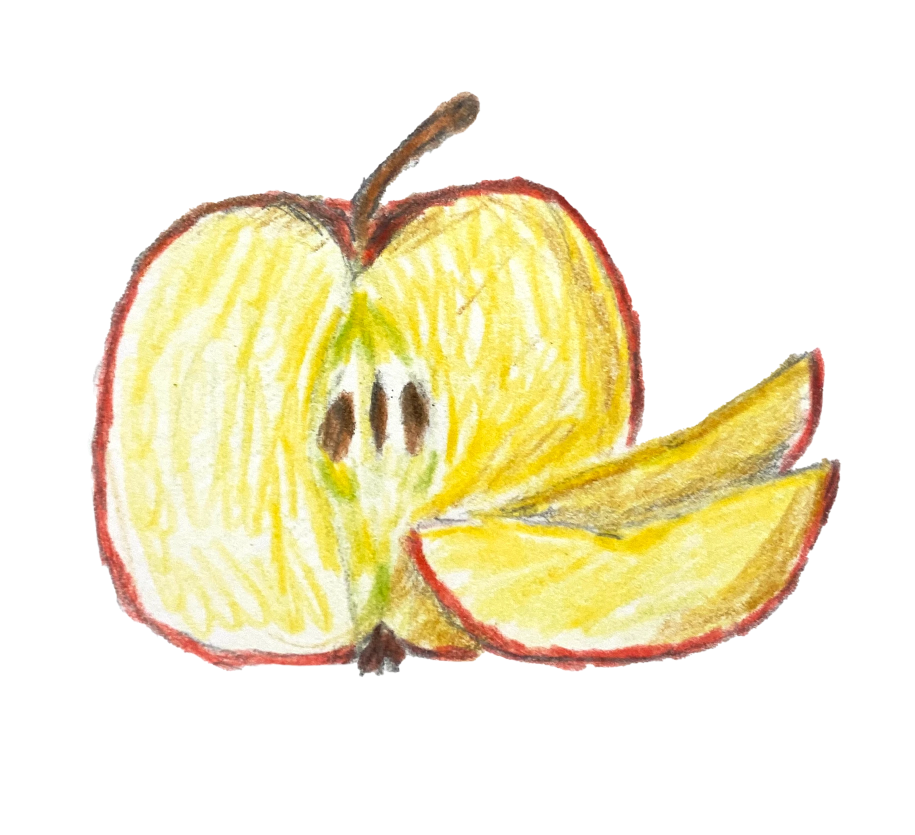
#> input picture art/foods/apple.webp, 1829 x 1670 px (shown at 1/2 size); its folder holds only this picture in this run
$ python build_foods.py
#> lines starting #> are read from the running program, lines starting #| are printed output that depends on the picture; after the words box and inside, x2 and y2 are one past the last pixel; in counts of white or black regions, pixels touching at a corner belong together
#!/usr/bin/env python3
"""Turn the hand-drawn snacks in art/foods/ into game sprites.

For every drawing (PNG or WebP with a transparent background) this script:
  1. crops it to the visible pixels and puts it in the middle of a square
     512 x 512 canvas (4 % empty border), so turning it looks right;
  2. saves it as sprites/food_<name>.webp;
  3. measures its visible shape, the same way the game measures Hrozna:
     - area:  part of the square that is visible
     - ext:   longest side of the visible box (part of the square)
     - cx,cy: middle of the visible pixels (the snack turns around this point)
     - pts:   an 18 x 18 grid of points on the visible pixels, used for collisions
  4. writes all of it to sprites/foods.js (loaded by index.html).

Run it again after you add or change a drawing:  python3 tools/build_foods.py
"""
import json, pathlib
import numpy as np
from PIL import Image

ROOT = pathlib.Path(__file__).resolve().parent.parent
SRC, OUT = ROOT / 'art' / 'foods', ROOT / 'sprites'
S, PAD, G = 512, 0.04, 18

meta = {}
for f in sorted(list(SRC.glob('*.png')) + list(SRC.glob('*.webp'))):
    im = Image.open(f).convert('RGBA')
#> im is the input picture: PIL image 1829x1670 RGBA; mean R, G, B, A 88.7, 81.3, 52.2, 96.2
    box = im.getchannel('A').point(lambda v: 255 if v > 8 else 0).getbbox()
#> box = (174, 182, 1683, 1355)
    im = im.crop(box)
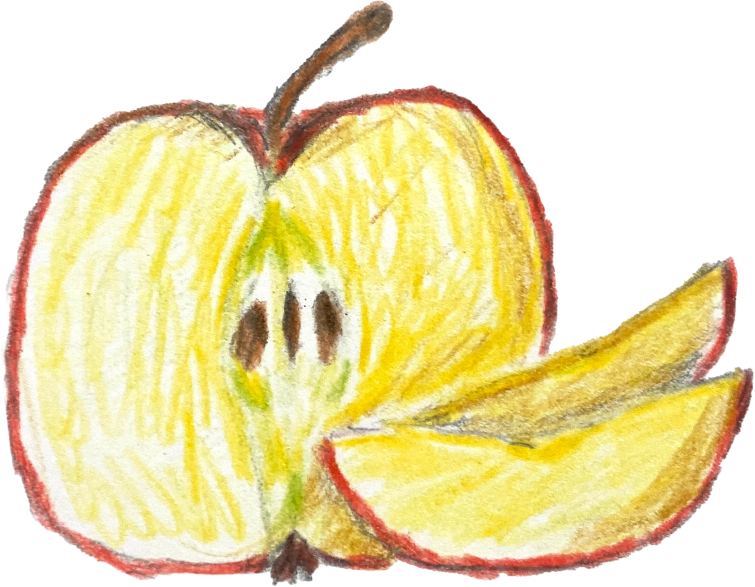
#> im: PIL image 1509x1173 RGBA (shown at 1/2 size); mean R, G, B, A 152.9, 140.2, 90, 165.9; transparent parts drawn white
    fit = S * (1 - 2 * PAD) / max(im.size)
#> fit = 0.312
    im = im.resize((max(1, round(im.width * fit)), max(1, round(im.height * fit))), Image.LANCZOS)
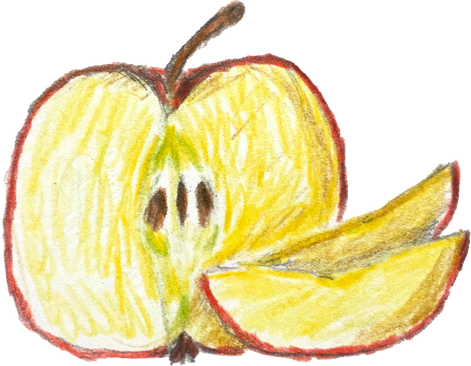
#> im: PIL image 471x366 RGBA; mean R, G, B, A 152.2, 139.1, 88.7, 165.9; transparent parts drawn white
    sq = Image.new('RGBA', (S, S), (0, 0, 0, 0))
#> sq: PIL image 512x512 RGBA; every value is 0
    sq.alpha_composite(im, ((S - im.width) // 2, (S - im.height) // 2))
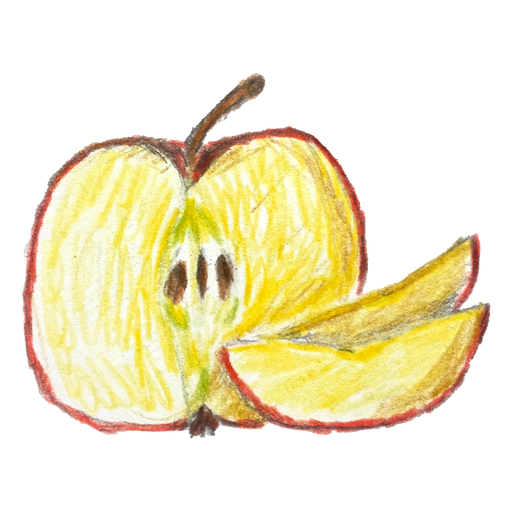
#> sq: PIL image 512x512 RGBA; mean R, G, B, A 100.1, 91.5, 58.4, 109.1; transparent parts drawn white
    sq.save(OUT / f'food_{f.stem}.webp', 'WEBP', quality=88, method=6)

    a = np.array(sq.getchannel('A')) > 128
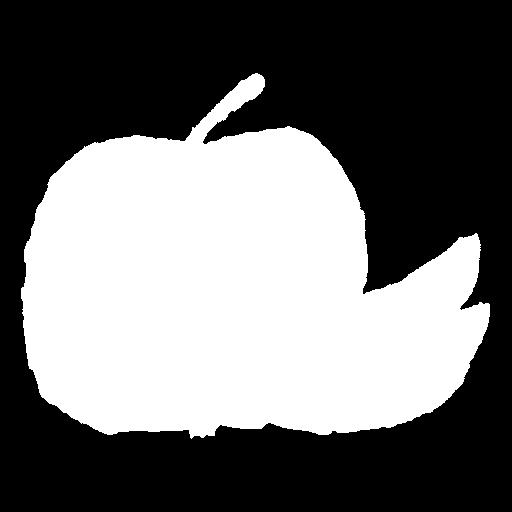
#> a: shape (512, 512) bool; 42.8% white; 1 white region, box (x1, y1, x2, y2) and area: (21, 73, 490, 439) 112170
    ys, xs = np.nonzero(a)
    cx, cy = xs.mean() / S, ys.mean() / S
#> cx = 0.454; cy = 0.569
    pts = []
    for j in range(G):
        for i in range(G):
            x, y = int((i + 0.5) / G * S), int((j + 0.5) / G * S)
            if a[y, x]:
                pts.append([round(x / S - cx, 4), round(y / S - cy, 4)])
#> after the loop, pts = 134 pairs, first value -0.372 to 0.462, second value -0.375 to 0.236
    meta[f.stem] = {
        'src': f'sprites/food_{f.stem}.webp',
        'area': round(float(a.mean()), 4),
        'ext': round(max(xs.max() - xs.min(), ys.max() - ys.min()) / S, 4),
        'cx': round(float(cx), 4), 'cy': round(float(cy), 4),
        'pts': pts,
    }
    print(f'{f.stem:10s} area {meta[f.stem]["area"]:.3f}  ext {meta[f.stem]["ext"]:.3f}  points {len(pts)}  '
#> (the run stopped early here; a loop or call above may not have finished)

$ run again, on art/foods/ball.webp
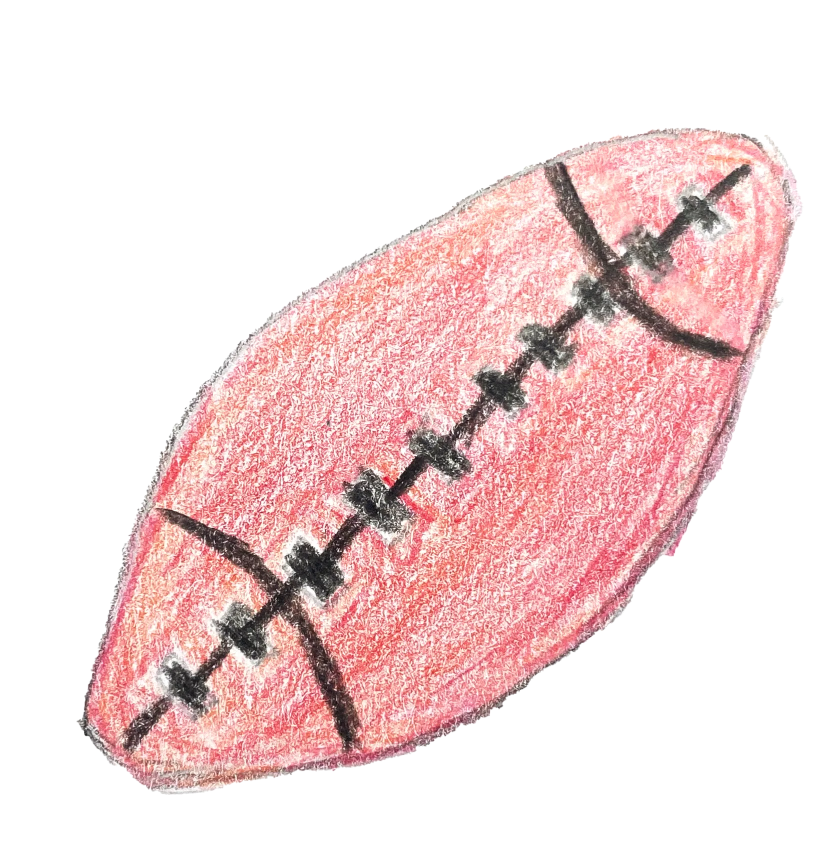
#> input picture art/foods/ball.webp, 1659 x 1735 px (shown at 1/2 size)
#> im is the input picture: PIL image 1659x1735 RGBA; mean R, G, B, A 92.6, 70.3, 70.1, 104.4
#> box = (152, 255, 1608, 1590)
#> `sq.alpha_composite(im, ((S - im.width) // 2, (S - im.height) // 2))`:
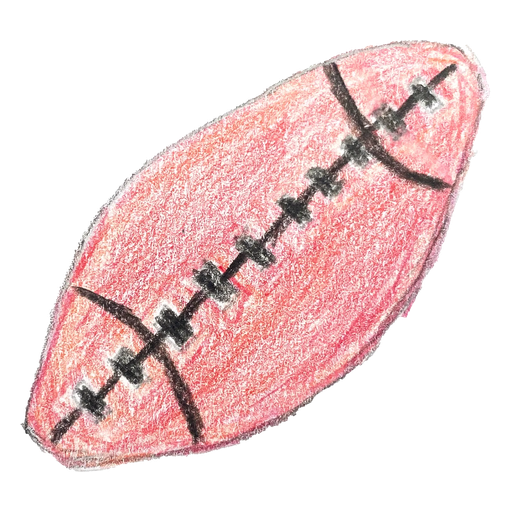
#> sq: PIL image 512x512 RGBA; mean R, G, B, A 105.6, 79.9, 79.7, 120; transparent parts drawn white
#> `a = np.array(sq.getchannel('A')) > 128`:
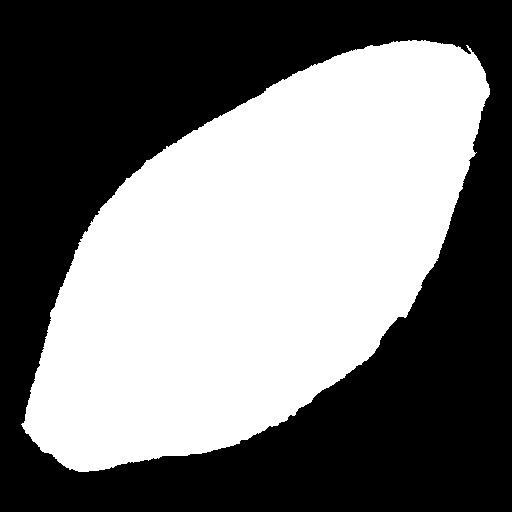
#> a: shape (512, 512) bool; 47.1% white; 1 white region, box (x1, y1, x2, y2) and area: (21, 40, 490, 472) 123417
#> cx = 0.502; cy = 0.504
#> after the loop `for j in range(G):`: pts = 154 pairs, first value -0.42 to 0.414, second value -0.422 to 0.412

$ run again, on art/foods/butter.webp
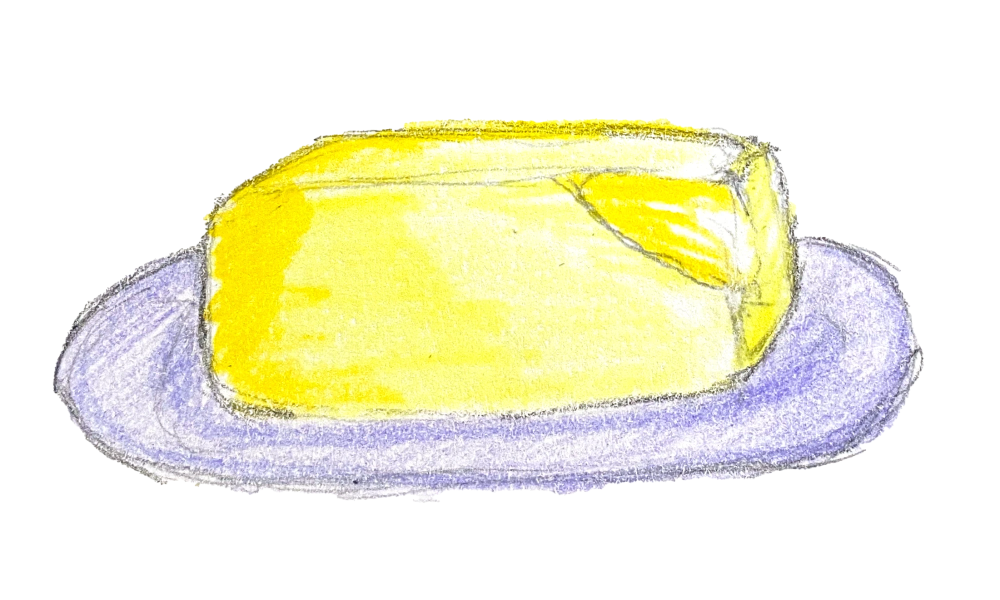
#> input picture art/foods/butter.webp, 2000 x 1199 px (shown at 1/2 size)
#> im is the input picture: PIL image 2000x1199 RGBA; mean R, G, B, A 101.9, 100.3, 73.4, 109.4
#> box = (105, 235, 1849, 1007)
#> `sq.alpha_composite(im, ((S - im.width) // 2, (S - im.height) // 2))`:
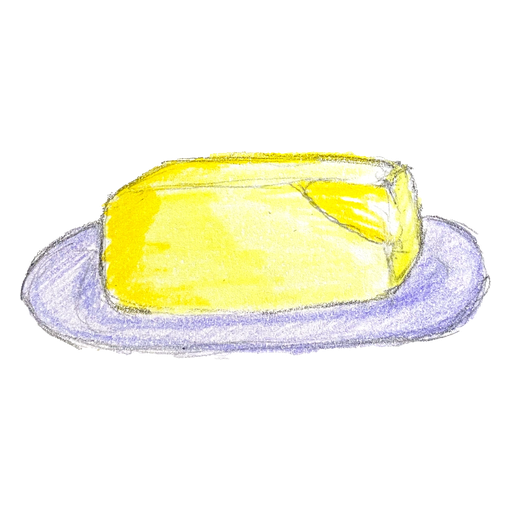
#> sq: PIL image 512x512 RGBA; mean R, G, B, A 67.6, 66.6, 48.6, 73.2; transparent parts drawn white
#> `a = np.array(sq.getchannel('A')) > 128`:
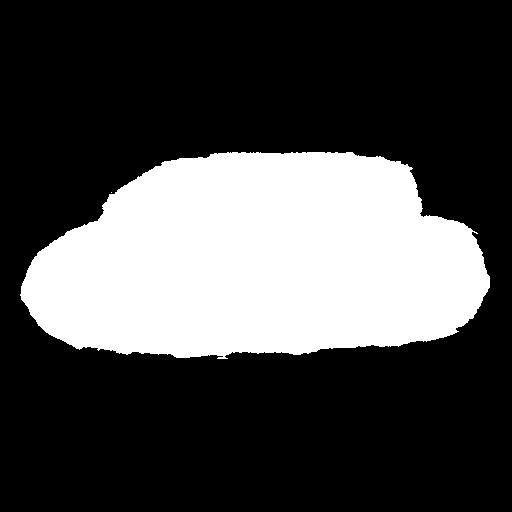
#> a: shape (512, 512) bool; 28.7% white; 2 white regions (1 under 20 px), largest, box (x1, y1, x2, y2) and area: (20, 152, 490, 359) 75222
#> cx = 0.506; cy = 0.509
#> after the loop `for j in range(G):`: pts = 91 pairs, first value -0.424 to 0.41, second value -0.204 to 0.184
